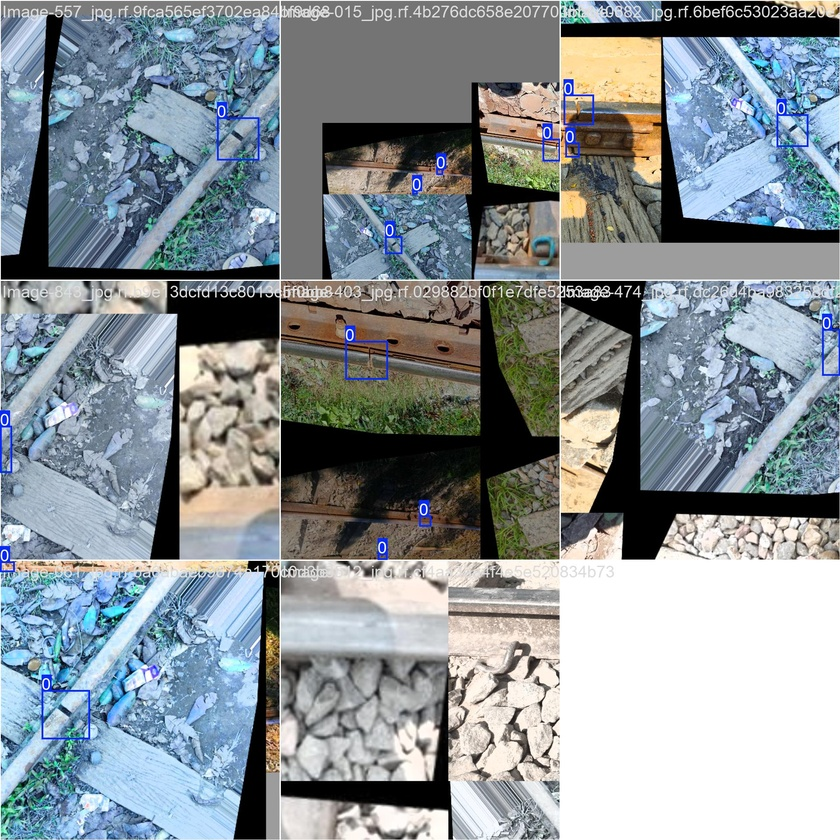
#> input picture models/railway_crack_detector/train_batch0.jpg, 840 x 840 px, shrunk from 1920 x 1920 before the run
$ python -i image_enhancement.py   (imports and definitions only)
#> lines starting #> are read from the running program, lines starting #| are printed output that depends on the picture
#> further down, picture is the input picture: shape (840, 840, 3); mean B, G, R 151.9, 146.6, 138.1
"""
Image Enhancement Module for Railway Track Health Assessment System.
Contains atomic OpenCV-based image processing and enhancement techniques.
"""

import cv2
import numpy as np

class ImageEnhancer:
    """
    Collection of targeted image enhancement algorithms:
    - Brightness & Dynamic Range Adjustment
    - CLAHE (Contrast Limited Adaptive Histogram Equalization)
    - Denoising (Bilateral Filter)
    - Controlled Sharpening (Unsharp Masking)
    """

    @staticmethod
    def adjust_brightness_contrast(image: np.ndarray, target_mean: float = 128.0) -> np.ndarray:
        """
        Adjusts brightness and dynamic range of BGR image towards a target grayscale mean.
        """
        gray = cv2.cvtColor(image, cv2.COLOR_BGR2GRAY)
        current_mean = float(np.mean(gray))
        if current_mean == 0:
            return image.copy()

        # Calculate scaling / shift factor
        ratio = target_mean / current_mean
        # Apply scaling safely with cv2.convertScaleAbs
        enhanced = cv2.convertScaleAbs(image, alpha=min(max(ratio, 0.6), 1.8), beta=0)
        return enhanced

    @staticmethod
    def apply_clahe(image: np.ndarray, clip_limit: float = 2.0, tile_grid_size: tuple = (8, 8)) -> np.ndarray:
        """
        Applies Contrast Limited Adaptive Histogram Equalization (CLAHE) on the L-channel in LAB color space.
        Preserves color balance while enhancing local contrast.
        """
#> called with clip_limit = 2, tile_grid_size = (8, 8)
        lab = cv2.cvtColor(image, cv2.COLOR_BGR2LAB)
#> lab: shape (840, 840, 3); mean of channels 0, 1, 2 150.9, 127, 124.5
        l, a, b = cv2.split(lab)
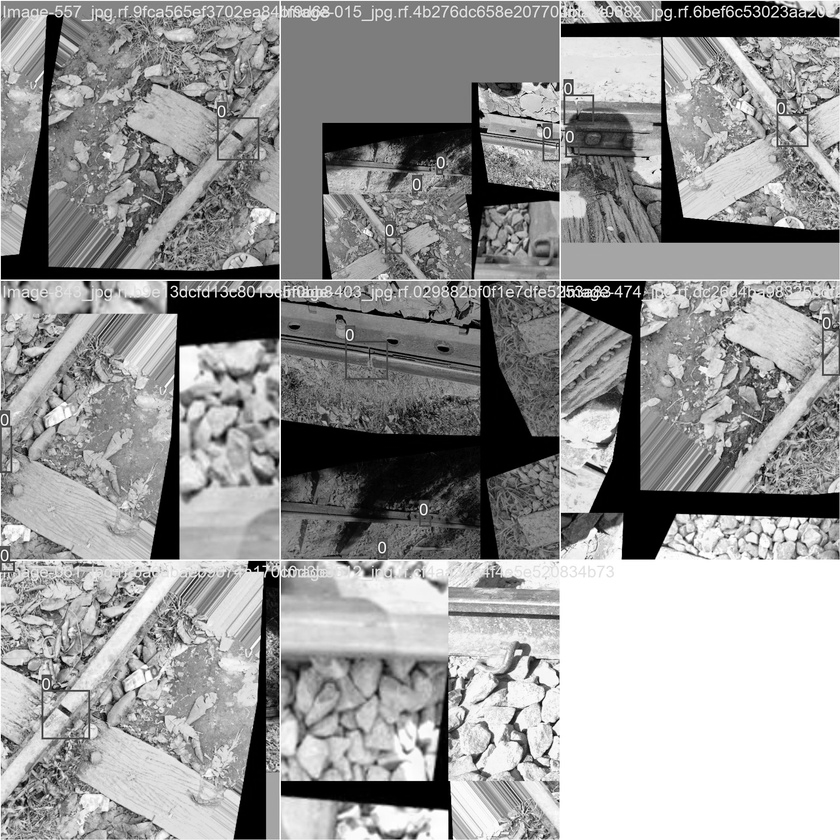
#> l: shape (840, 840); min 0, max 255, mean 150.9
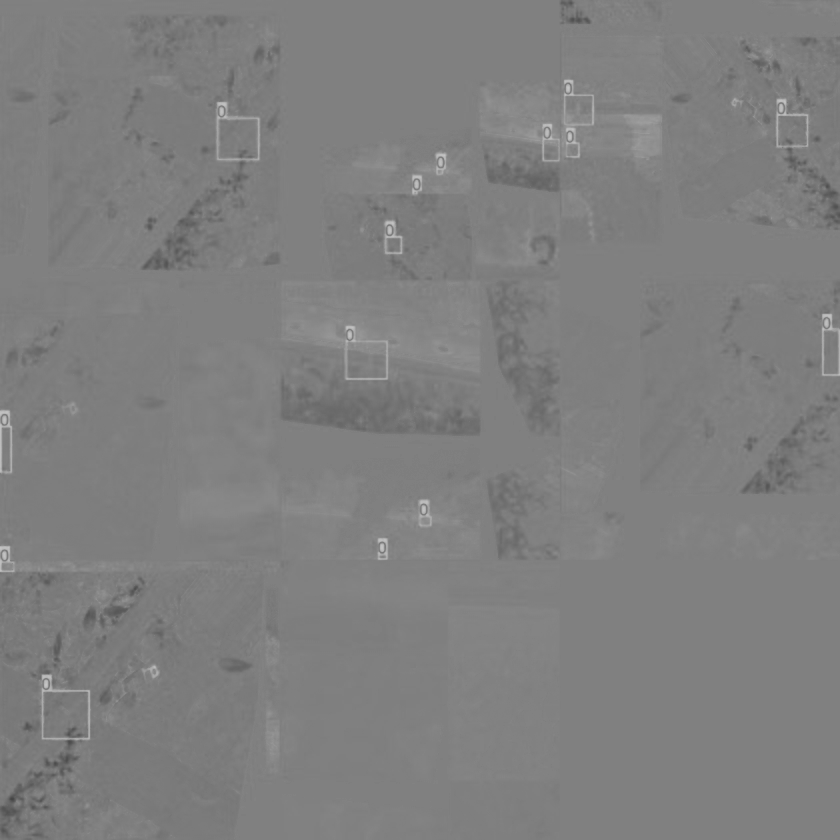
#> a: shape (840, 840); min 69, max 198, mean 127
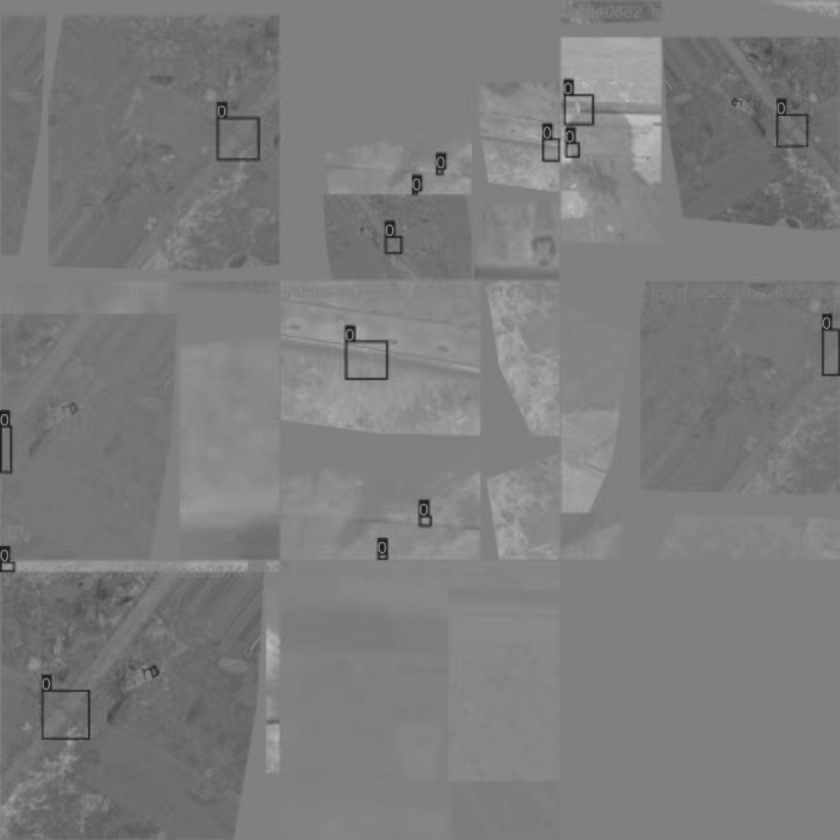
#> b: shape (840, 840); min 26, max 193, mean 124.5

        clahe = cv2.createCLAHE(clipLimit=clip_limit, tileGridSize=tile_grid_size)
        cl = clahe.apply(l)
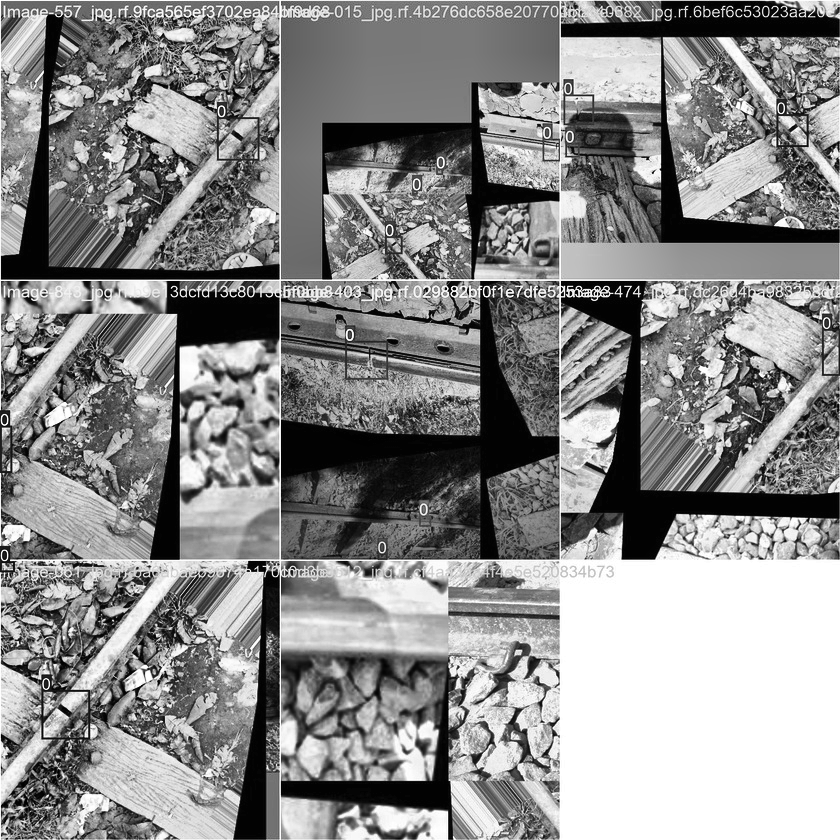
#> cl: shape (840, 840); min 0, max 255, mean 139.9

        limg = cv2.merge((cl, a, b))
#> limg: shape (840, 840, 3); mean of channels 0, 1, 2 139.9, 127, 124.5
        enhanced = cv2.cvtColor(limg, cv2.COLOR_LAB2BGR)
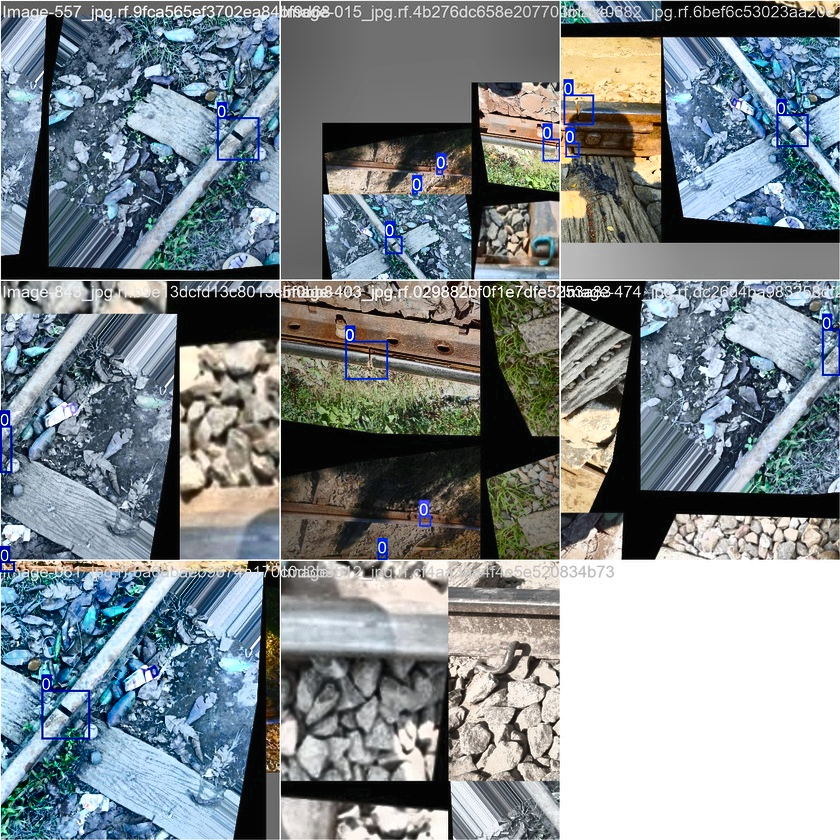
#> enhanced: shape (840, 840, 3); mean B, G, R 141.1, 136.4, 127.6
        return enhanced

    @staticmethod
    def apply_denoising(image: np.ndarray, d: int = 5, sigma_color: float = 25.0, sigma_space: float = 25.0) -> np.ndarray:
        """
        Applies Bilateral Filter to reduce image noise while preserving critical edges.
        """
        enhanced = cv2.bilateralFilter(image, d=d, sigmaColor=sigma_color, sigmaSpace=sigma_space)
        return enhanced

    @staticmethod
    def apply_sharpening(image: np.ndarray, amount: float = 0.8, radius: float = 1.0) -> np.ndarray:
        """
        Applies Controlled Sharpening using Unsharp Masking technique.
        """
        blurred = cv2.GaussianBlur(image, (0, 0), sigmaX=radius, sigmaY=radius)
        sharpened = cv2.addWeighted(image, 1.0 + amount, blurred, -amount, 0)
        return sharpened

>>> import cv2
>>> picture = cv2.imread('../models/railway_crack_detector/train_batch0.jpg')
>>> result = ImageEnhancer().apply_clahe(picture)

$ run again, on models/railway_crack_detector/train_batch1.jpg
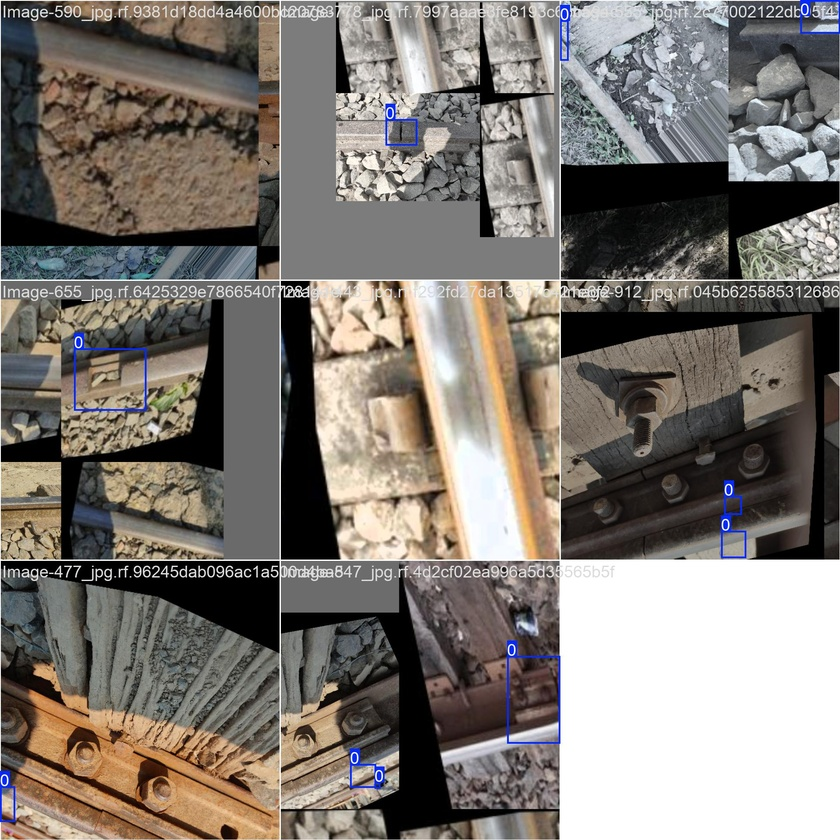
#> input picture models/railway_crack_detector/train_batch1.jpg, 840 x 840 px, shrunk from 1920 x 1920 before the run
#> picture is the input picture: shape (840, 840, 3); mean B, G, R 114.4, 120.5, 126.7
#> lab: shape (840, 840, 3); mean of channels 0, 1, 2 126.5, 129.7, 132.3
#> in apply_clahe, `l, a, b = cv2.split(lab)`:
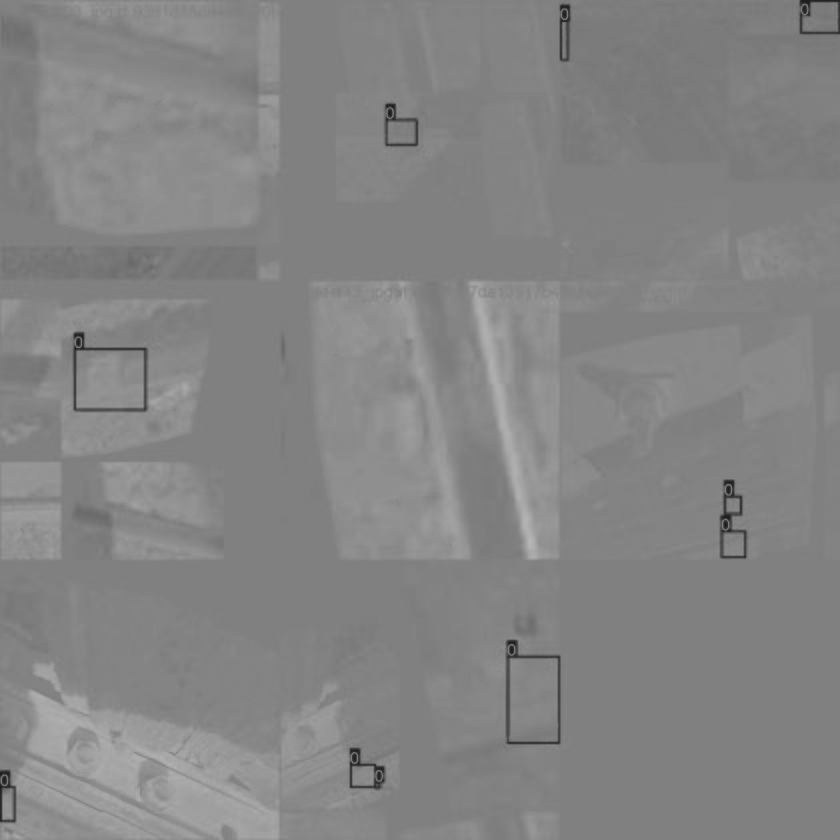
#> b: shape (840, 840); min 27, max 182, mean 132.3
#> limg: shape (840, 840, 3); mean of channels 0, 1, 2 131, 129.7, 132.3
#> in apply_clahe, `enhanced = cv2.cvtColor(limg, cv2.COLOR_LAB2BGR)`:
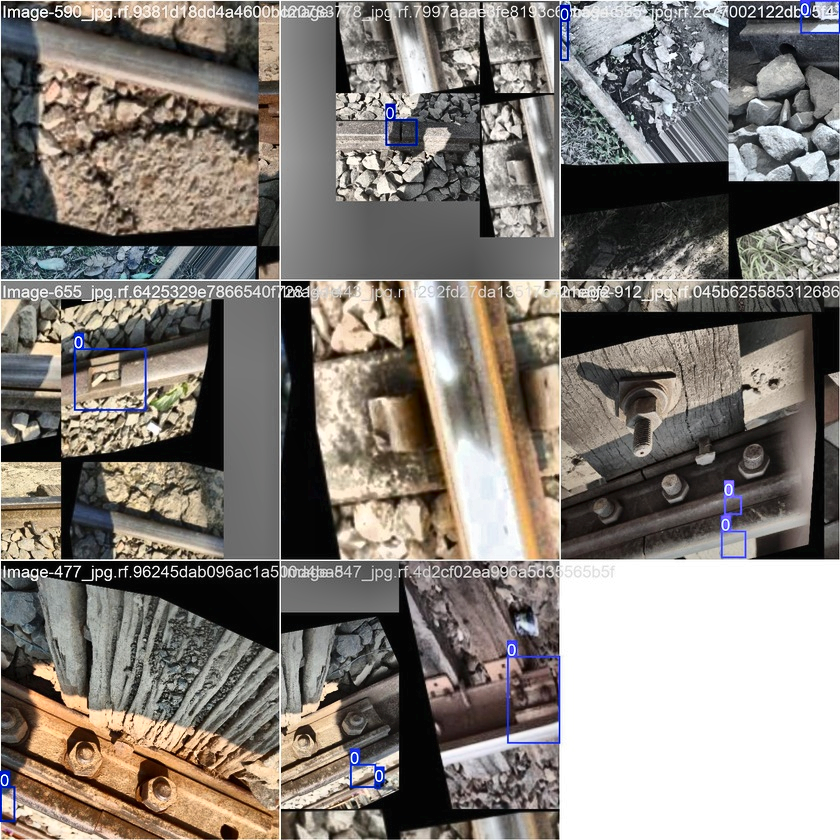
#> enhanced: shape (840, 840, 3); mean B, G, R 119.2, 125.5, 131.7

$ run again, on models/railway_crack_detector/train_batch2.jpg
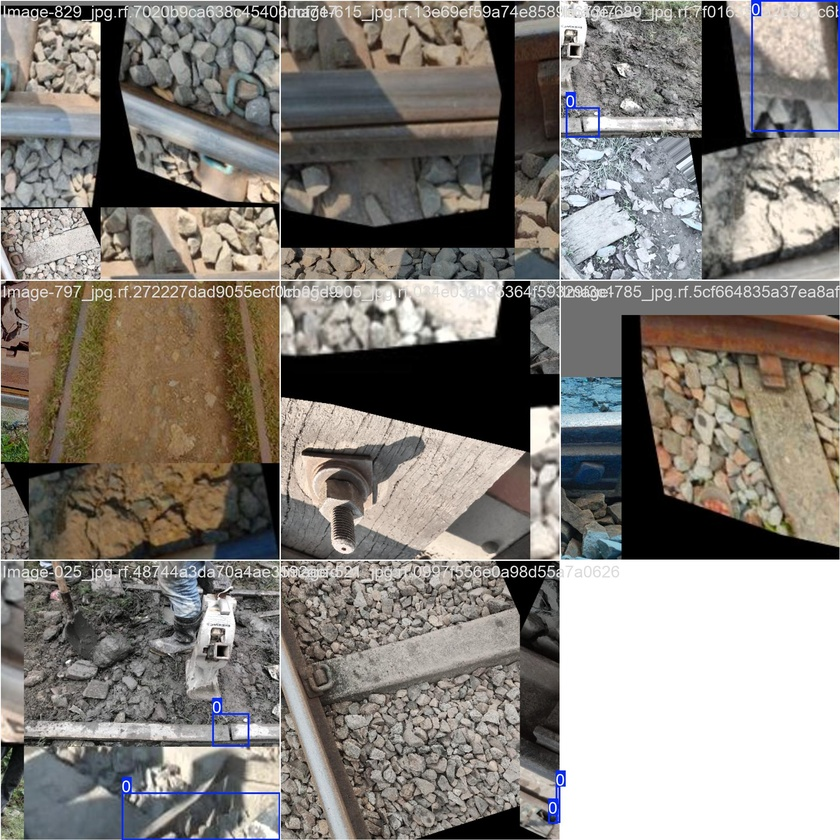
#> input picture models/railway_crack_detector/train_batch2.jpg, 840 x 840 px, shrunk from 1920 x 1920 before the run
#> picture is the input picture: shape (840, 840, 3); mean B, G, R 121.5, 127.6, 132.6
#> lab: shape (840, 840, 3); mean of channels 0, 1, 2 133.7, 129.2, 132.2
#> in apply_clahe, `l, a, b = cv2.split(lab)`:
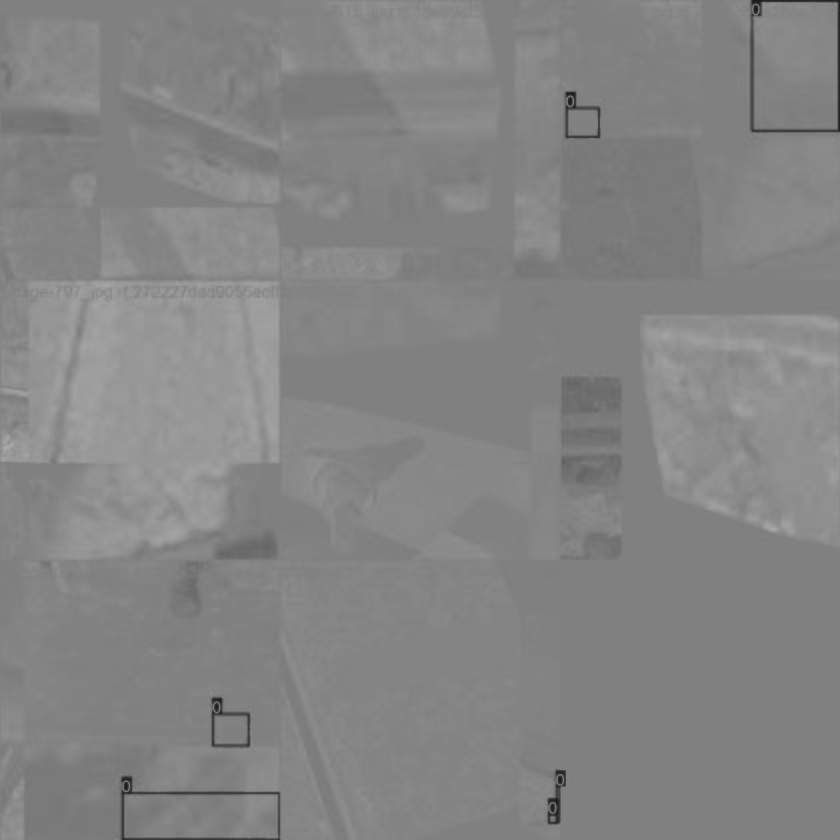
#> b: shape (840, 840); min 26, max 170, mean 132.2
#> limg: shape (840, 840, 3); mean of channels 0, 1, 2 133, 129.2, 132.2
#> in apply_clahe, `enhanced = cv2.cvtColor(limg, cv2.COLOR_LAB2BGR)`:
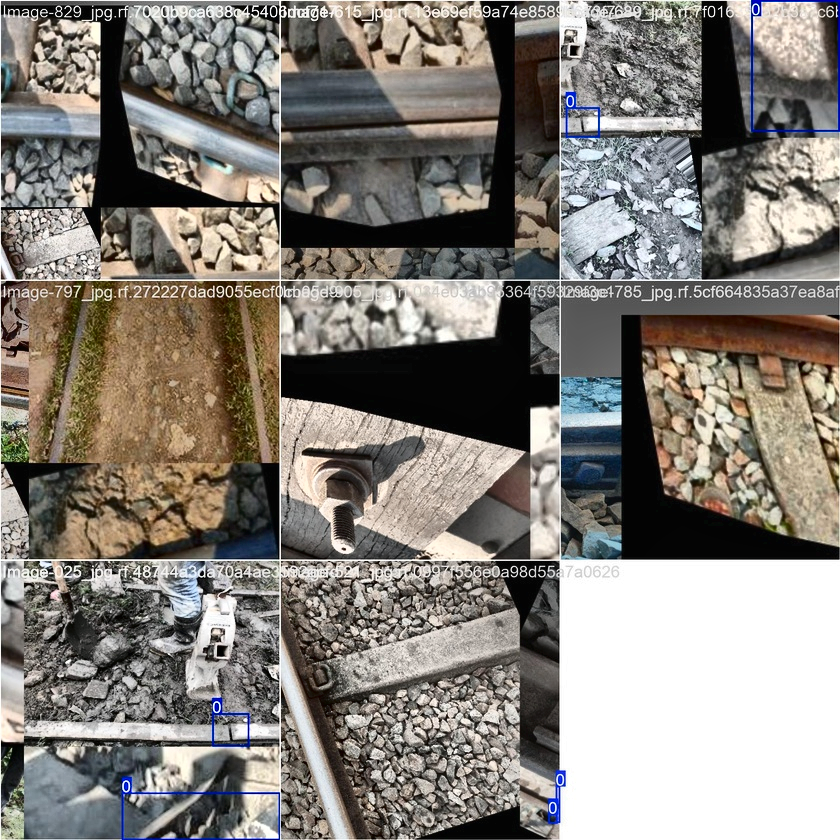
#> enhanced: shape (840, 840, 3); mean B, G, R 121.5, 127.8, 132.8
